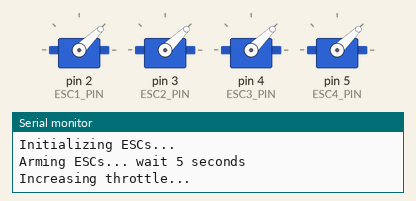
The sketch below on a simulated Arduino Uno, built with avr-gcc and run on an emulated ATmega328P. Shown: 4 × servo, the last lines printed to the serial monitor.

Above: at 5.05 s.
At 6.2 s:
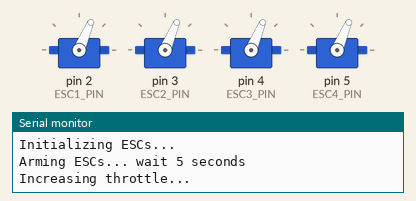
At 7.4 s:
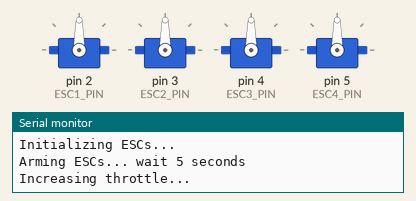
At 10.05 s:
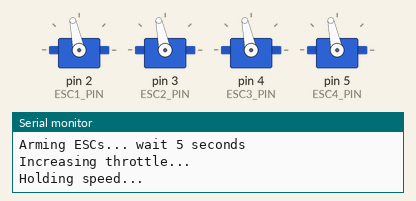
Timing chart, 0 to 18.1 s (numbered marks = the images above):
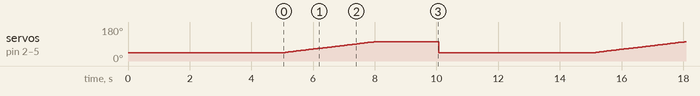

Measured:
- by itself, servo on pin 2 (ESC1_PIN), servo on pin 3 (ESC2_PIN), servo on pin 4 (ESC3_PIN), servo on pin 5 (ESC4_PIN): ramps from 44° to 102° and jumps back, once every 10.1 s

The sketch:

flight_tester.ino
```cpp
#include <Servo.h>

// Create Servo objects for each ESC
Servo esc1;  // M1 - Right Front (CW)
Servo esc2;  // M2 - Right Rear (CCW)
Servo esc3;  // M3 - Left Rear (CW)
Servo esc4;  // M4 - Left Front (CCW)

// Define ESC signal pins
const int ESC1_PIN = 2;
const int ESC2_PIN = 3;
const int ESC3_PIN = 4;
const int ESC4_PIN = 5;

// ESC pulse limits (in microseconds)
const int MIN_THROTTLE = 1000;  // minimum (stop)
const int MAX_THROTTLE = 2000;  // maximum (full speed)

void setup() {
  // Attach ESCs to their signal pins
  esc1.attach(ESC1_PIN);
  esc2.attach(ESC2_PIN);
  esc3.attach(ESC3_PIN);
  esc4.attach(ESC4_PIN);

  Serial.begin(9600);
  Serial.println("Initializing ESCs...");

  // Step 1: Send minimum signal to arm ESCs
  esc1.writeMicroseconds(MIN_THROTTLE);
  esc2.writeMicroseconds(MIN_THROTTLE);
  esc3.writeMicroseconds(MIN_THROTTLE);
  esc4.writeMicroseconds(MIN_THROTTLE);

  Serial.println("Arming ESCs... wait 5 seconds");
  delay(5000); // Give ESCs time to initialize
}

void loop() {
  Serial.println("Increasing throttle...");

  // Gradually increase throttle
  for (int speed = MIN_THROTTLE; speed <= 1600; speed += 10) {
    esc1.writeMicroseconds(speed);
    esc2.writeMicroseconds(speed);
    esc3.writeMicroseconds(speed);
    esc4.writeMicroseconds(speed);
    delay(50);
  }

  Serial.println("Holding speed...");
  delay(2000);

  Serial.println("Stopping motors...");
  // Stop motors
  esc1.writeMicroseconds(MIN_THROTTLE);
  esc2.writeMicroseconds(MIN_THROTTLE);
  esc3.writeMicroseconds(MIN_THROTTLE);
  esc4.writeMicroseconds(MIN_THROTTLE);

  delay(5000);
}
```
